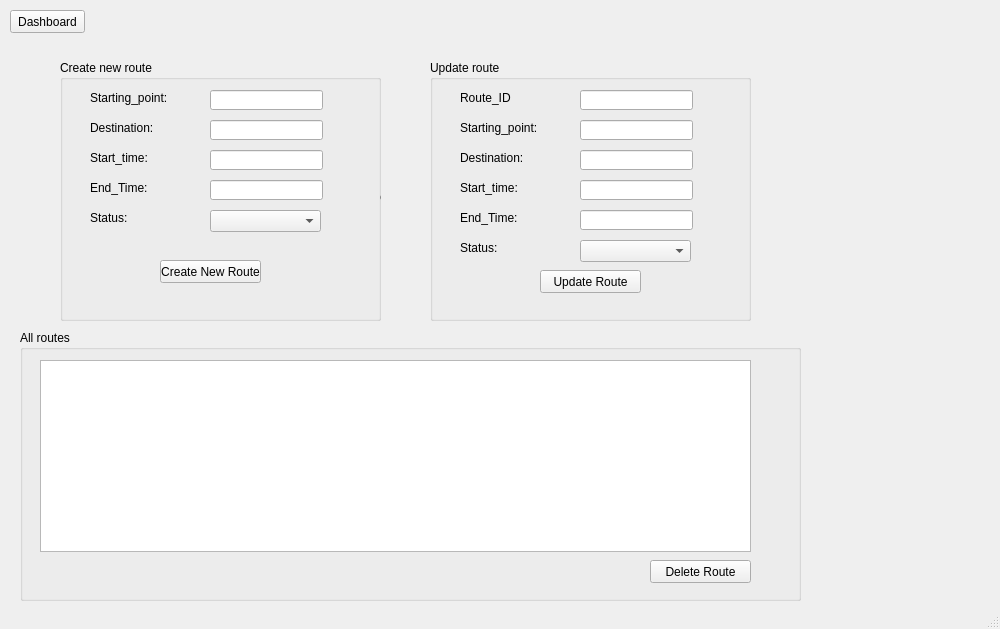
<?xml version="1.0" encoding="UTF-8"?>
<ui version="4.0">
 <class>MainWindow</class>
 <widget class="QMainWindow" name="MainWindow">
  <property name="geometry">
   <rect>
    <x>0</x>
    <y>0</y>
    <width>1000</width>
    <height>629</height>
   </rect>
  </property>
  <property name="windowTitle">
   <string>Route Management</string>
  </property>
  <widget class="QWidget" name="centralwidget">
   <widget class="QGroupBox" name="groupBox_2">
    <property name="geometry">
     <rect>
      <x>20</x>
      <y>330</y>
      <width>781</width>
      <height>271</height>
     </rect>
    </property>
    <property name="title">
     <string>All routes</string>
    </property>
    <widget class="QTableWidget" name="table">
     <property name="geometry">
      <rect>
       <x>20</x>
       <y>30</y>
       <width>711</width>
       <height>192</height>
      </rect>
     </property>
    </widget>
    <widget class="QPushButton" name="deletebtn">
     <property name="geometry">
      <rect>
       <x>630</x>
       <y>230</y>
       <width>101</width>
       <height>23</height>
      </rect>
     </property>
     <property name="text">
      <string>Delete Route</string>
     </property>
    </widget>
   </widget>
   <widget class="QGroupBox" name="createnewroutebox">
    <property name="geometry">
     <rect>
      <x>60</x>
      <y>60</y>
      <width>321</width>
      <height>261</height>
     </rect>
    </property>
    <property name="title">
     <string>Create new route</string>
    </property>
    <widget class="QTableWidget" name="tableWidget_2">
     <property name="geometry">
      <rect>
       <x>40</x>
       <y>290</y>
       <width>671</width>
       <height>192</height>
      </rect>
     </property>
     <row>
      <property name="text">
       <string>1</string>
      </property>
     </row>
     <row>
      <property name="text">
       <string>2</string>
      </property>
     </row>
     <column>
      <property name="text">
       <string>Route ID</string>
      </property>
     </column>
     <column>
      <property name="text">
       <string>Starting Point</string>
      </property>
     </column>
     <column>
      <property name="text">
       <string>Destination</string>
      </property>
     </column>
     <column>
      <property name="text">
       <string>Start Time</string>
      </property>
     </column>
     <column>
      <property name="text">
       <string>Status</string>
      </property>
     </column>
     <item row="0" column="0">
      <property name="text">
       <string>R-1002</string>
      </property>
     </item>
     <item row="0" column="1">
      <property name="text">
       <string>gulshan</string>
      </property>
     </item>
     <item row="0" column="2">
      <property name="text">
       <string>clifton</string>
      </property>
     </item>
     <item row="0" column="3">
      <property name="text">
       <string>9:40 AM</string>
      </property>
     </item>
     <item row="0" column="4">
      <property name="text">
       <string>Inactive</string>
      </property>
     </item>
     <item row="1" column="0">
      <property name="text">
       <string>R-1059</string>
      </property>
     </item>
     <item row="1" column="1">
      <property name="text">
       <string>Malir</string>
      </property>
     </item>
     <item row="1" column="2">
      <property name="text">
       <string>Korangi</string>
      </property>
     </item>
     <item row="1" column="3">
      <property name="text">
       <string>1:05 PM</string>
      </property>
     </item>
     <item row="1" column="4">
      <property name="text">
       <string>Active</string>
      </property>
     </item>
    </widget>
    <widget class="QPushButton" name="createRoutebtn">
     <property name="geometry">
      <rect>
       <x>100</x>
       <y>200</y>
       <width>101</width>
       <height>23</height>
      </rect>
     </property>
     <property name="text">
      <string>Create New Route</string>
     </property>
    </widget>
    <widget class="QLineEdit" name="cstartingPtlinededit">
     <property name="geometry">
      <rect>
       <x>150</x>
       <y>30</y>
       <width>113</width>
       <height>20</height>
      </rect>
     </property>
    </widget>
    <widget class="QLineEdit" name="cdestinationLineEdit">
     <property name="geometry">
      <rect>
       <x>150</x>
       <y>60</y>
       <width>113</width>
       <height>20</height>
      </rect>
     </property>
    </widget>
    <widget class="QLineEdit" name="cend_timelineedit">
     <property name="geometry">
      <rect>
       <x>150</x>
       <y>120</y>
       <width>113</width>
       <height>20</height>
      </rect>
     </property>
    </widget>
    <widget class="QLineEdit" name="cStartTimelineedit">
     <property name="geometry">
      <rect>
       <x>150</x>
       <y>90</y>
       <width>113</width>
       <height>20</height>
      </rect>
     </property>
    </widget>
    <widget class="QLabel" name="label">
     <property name="geometry">
      <rect>
       <x>30</x>
       <y>30</y>
       <width>101</width>
       <height>16</height>
      </rect>
     </property>
     <property name="text">
      <string>Starting_point:</string>
     </property>
    </widget>
    <widget class="QLabel" name="label_2">
     <property name="geometry">
      <rect>
       <x>30</x>
       <y>90</y>
       <width>101</width>
       <height>16</height>
      </rect>
     </property>
     <property name="text">
      <string>Start_time:</string>
     </property>
    </widget>
    <widget class="QLabel" name="label_3">
     <property name="geometry">
      <rect>
       <x>30</x>
       <y>120</y>
       <width>101</width>
       <height>16</height>
      </rect>
     </property>
     <property name="text">
      <string>End_Time:</string>
     </property>
    </widget>
    <widget class="QLabel" name="label_4">
     <property name="geometry">
      <rect>
       <x>30</x>
       <y>150</y>
       <width>101</width>
       <height>16</height>
      </rect>
     </property>
     <property name="text">
      <string>Status:</string>
     </property>
    </widget>
    <widget class="QLabel" name="label_5">
     <property name="geometry">
      <rect>
       <x>30</x>
       <y>60</y>
       <width>101</width>
       <height>16</height>
      </rect>
     </property>
     <property name="text">
      <string>Destination:</string>
     </property>
    </widget>
    <widget class="QGroupBox" name="updateRoutebox">
     <property name="geometry">
      <rect>
       <x>320</x>
       <y>130</y>
       <width>321</width>
       <height>261</height>
      </rect>
     </property>
     <property name="title">
      <string>Create new route</string>
     </property>
     <widget class="QTableWidget" name="tableWidget_3">
      <property name="geometry">
       <rect>
        <x>40</x>
        <y>290</y>
        <width>671</width>
        <height>192</height>
       </rect>
      </property>
      <row>
       <property name="text">
        <string>1</string>
       </property>
      </row>
      <row>
       <property name="text">
        <string>2</string>
       </property>
      </row>
      <column>
       <property name="text">
        <string>Route ID</string>
       </property>
      </column>
      <column>
       <property name="text">
        <string>Starting Point</string>
       </property>
      </column>
      <column>
       <property name="text">
        <string>Destination</string>
       </property>
      </column>
      <column>
       <property name="text">
        <string>Start Time</string>
       </property>
      </column>
      <column>
       <property name="text">
        <string>Status</string>
       </property>
      </column>
      <item row="0" column="0">
       <property name="text">
        <string>R-1002</string>
       </property>
      </item>
      <item row="0" column="1">
       <property name="text">
        <string>gulshan</string>
       </property>
      </item>
      <item row="0" column="2">
       <property name="text">
        <string>clifton</string>
       </property>
      </item>
      <item row="0" column="3">
       <property name="text">
        <string>9:40 AM</string>
       </property>
      </item>
      <item row="0" column="4">
       <property name="text">
        <string>Inactive</string>
       </property>
      </item>
      <item row="1" column="0">
       <property name="text">
        <string>R-1059</string>
       </property>
      </item>
      <item row="1" column="1">
       <property name="text">
        <string>Malir</string>
       </property>
      </item>
      <item row="1" column="2">
       <property name="text">
        <string>Korangi</string>
       </property>
      </item>
      <item row="1" column="3">
       <property name="text">
        <string>1:05 PM</string>
       </property>
      </item>
      <item row="1" column="4">
       <property name="text">
        <string>Active</string>
       </property>
      </item>
     </widget>
     <widget class="QPushButton" name="pushButton_12">
      <property name="geometry">
       <rect>
        <x>80</x>
        <y>190</y>
        <width>101</width>
        <height>23</height>
       </rect>
      </property>
      <property name="text">
       <string>Create New Route</string>
      </property>
     </widget>
     <widget class="QLineEdit" name="lineEdit_4">
      <property name="geometry">
       <rect>
        <x>150</x>
        <y>30</y>
        <width>113</width>
        <height>20</height>
       </rect>
      </property>
     </widget>
     <widget class="QLineEdit" name="lineEdit_7">
      <property name="geometry">
       <rect>
        <x>150</x>
        <y>60</y>
        <width>113</width>
        <height>20</height>
       </rect>
      </property>
     </widget>
     <widget class="QLineEdit" name="lineEdit_8">
      <property name="geometry">
       <rect>
        <x>150</x>
        <y>150</y>
        <width>113</width>
        <height>20</height>
       </rect>
      </property>
     </widget>
     <widget class="QLineEdit" name="lineEdit_9">
      <property name="geometry">
       <rect>
        <x>150</x>
        <y>120</y>
        <width>113</width>
        <height>20</height>
       </rect>
      </property>
     </widget>
     <widget class="QLineEdit" name="lineEdit_10">
      <property name="geometry">
       <rect>
        <x>150</x>
        <y>90</y>
        <width>113</width>
        <height>20</height>
       </rect>
      </property>
     </widget>
     <widget class="QLabel" name="label_6">
      <property name="geometry">
       <rect>
        <x>30</x>
        <y>30</y>
        <width>101</width>
        <height>16</height>
       </rect>
      </property>
      <property name="text">
       <string>Starting_point:</string>
      </property>
     </widget>
     <widget class="QLabel" name="label_7">
      <property name="geometry">
       <rect>
        <x>30</x>
        <y>90</y>
        <width>101</width>
        <height>16</height>
       </rect>
      </property>
      <property name="text">
       <string>Start_time:</string>
      </property>
     </widget>
     <widget class="QLabel" name="label_8">
      <property name="geometry">
       <rect>
        <x>30</x>
        <y>120</y>
        <width>101</width>
        <height>16</height>
       </rect>
      </property>
      <property name="text">
       <string>End_Time:</string>
      </property>
     </widget>
     <widget class="QLabel" name="label_9">
      <property name="geometry">
       <rect>
        <x>30</x>
        <y>150</y>
        <width>101</width>
        <height>16</height>
       </rect>
      </property>
      <property name="text">
       <string>Status:</string>
      </property>
     </widget>
     <widget class="QLabel" name="label_10">
      <property name="geometry">
       <rect>
        <x>30</x>
        <y>60</y>
        <width>101</width>
        <height>16</height>
       </rect>
      </property>
      <property name="text">
       <string>Destination:</string>
      </property>
     </widget>
    </widget>
    <widget class="QComboBox" name="cStatuscombobox">
     <property name="geometry">
      <rect>
       <x>150</x>
       <y>150</y>
       <width>111</width>
       <height>22</height>
      </rect>
     </property>
    </widget>
   </widget>
   <widget class="QGroupBox" name="updateroutegrpbox">
    <property name="geometry">
     <rect>
      <x>430</x>
      <y>60</y>
      <width>321</width>
      <height>261</height>
     </rect>
    </property>
    <property name="title">
     <string>Update route</string>
    </property>
    <widget class="QPushButton" name="updateRoutebtn">
     <property name="geometry">
      <rect>
       <x>110</x>
       <y>210</y>
       <width>101</width>
       <height>23</height>
      </rect>
     </property>
     <property name="text">
      <string>Update Route</string>
     </property>
    </widget>
    <widget class="QLineEdit" name="urouteIDlineEdit">
     <property name="geometry">
      <rect>
       <x>150</x>
       <y>30</y>
       <width>113</width>
       <height>20</height>
      </rect>
     </property>
     <property name="text">
      <string/>
     </property>
    </widget>
    <widget class="QLineEdit" name="ustartPtlineEdit">
     <property name="geometry">
      <rect>
       <x>150</x>
       <y>60</y>
       <width>113</width>
       <height>20</height>
      </rect>
     </property>
     <property name="text">
      <string/>
     </property>
    </widget>
    <widget class="QLineEdit" name="uEnd_timelineEdit">
     <property name="geometry">
      <rect>
       <x>150</x>
       <y>150</y>
       <width>113</width>
       <height>20</height>
      </rect>
     </property>
     <property name="text">
      <string/>
     </property>
    </widget>
    <widget class="QLineEdit" name="uStart_timelineEdit">
     <property name="geometry">
      <rect>
       <x>150</x>
       <y>120</y>
       <width>113</width>
       <height>20</height>
      </rect>
     </property>
     <property name="text">
      <string/>
     </property>
    </widget>
    <widget class="QLineEdit" name="uDestinationlineEdit">
     <property name="geometry">
      <rect>
       <x>150</x>
       <y>90</y>
       <width>113</width>
       <height>20</height>
      </rect>
     </property>
     <property name="text">
      <string/>
     </property>
    </widget>
    <widget class="QLabel" name="label_11">
     <property name="geometry">
      <rect>
       <x>30</x>
       <y>60</y>
       <width>101</width>
       <height>16</height>
      </rect>
     </property>
     <property name="text">
      <string>Starting_point:</string>
     </property>
    </widget>
    <widget class="QLabel" name="label_12">
     <property name="geometry">
      <rect>
       <x>30</x>
       <y>120</y>
       <width>101</width>
       <height>16</height>
      </rect>
     </property>
     <property name="text">
      <string>Start_time:</string>
     </property>
    </widget>
    <widget class="QLabel" name="label_13">
     <property name="geometry">
      <rect>
       <x>30</x>
       <y>150</y>
       <width>101</width>
       <height>16</height>
      </rect>
     </property>
     <property name="text">
      <string>End_Time:</string>
     </property>
    </widget>
    <widget class="QLabel" name="label_14">
     <property name="geometry">
      <rect>
       <x>30</x>
       <y>180</y>
       <width>101</width>
       <height>16</height>
      </rect>
     </property>
     <property name="text">
      <string>Status:</string>
     </property>
    </widget>
    <widget class="QLabel" name="label_15">
     <property name="geometry">
      <rect>
       <x>30</x>
       <y>90</y>
       <width>101</width>
       <height>16</height>
      </rect>
     </property>
     <property name="text">
      <string>Destination:</string>
     </property>
    </widget>
    <widget class="QLabel" name="label_16">
     <property name="geometry">
      <rect>
       <x>30</x>
       <y>30</y>
       <width>101</width>
       <height>16</height>
      </rect>
     </property>
     <property name="text">
      <string>Route_ID</string>
     </property>
    </widget>
    <widget class="QComboBox" name="uStatusComboBox">
     <property name="geometry">
      <rect>
       <x>150</x>
       <y>180</y>
       <width>111</width>
       <height>22</height>
      </rect>
     </property>
    </widget>
   </widget>
   <widget class="QPushButton" name="dashboardbtn">
    <property name="geometry">
     <rect>
      <x>10</x>
      <y>10</y>
      <width>75</width>
      <height>23</height>
     </rect>
    </property>
    <property name="text">
     <string>Dashboard</string>
    </property>
   </widget>
  </widget>
  <widget class="QMenuBar" name="menubar">
   <property name="geometry">
    <rect>
     <x>0</x>
     <y>0</y>
     <width>1000</width>
     <height>21</height>
    </rect>
   </property>
  </widget>
  <widget class="QStatusBar" name="statusbar"/>
 </widget>
 <resources/>
 <connections/>
</ui>
